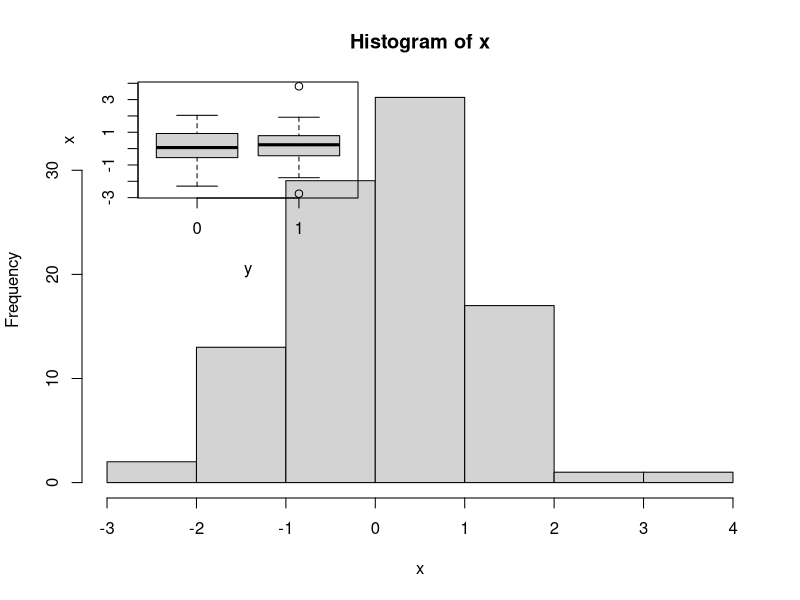

R code for this plot: (Note: this script raises an error after producing the figure.)
x <- rnorm(100)  
y <- rbinom(100, 1, 0.5)

par(fig = c(0,1,0,1))

hist(x)  
par(fig = c(0.07, 0.5, 0.5, 1), new = T)  
boxplot(x ~ y)



gray
blues[5:7]
reds[5:7]
yellows[5:7]

gray
blue
red
yellow
green
brown

        # bastion legend for three parties
        clr <- data.frame(pan = blues[c(3,5,7)], pri = reds[c(3,5,7)], prd = yellows[c(2,4,6)], stringsAsFactors = FALSE)
        sz <- .75
        par(mar=c(0,0,0,0)) ## SETS B L U R MARGIN SIZES
#        par(bg = "white")
        plot(x = c(1,6), y = c(0,4.5), type = "n", axes = FALSE)
        polygon(x = c(1,1,6,6), y = c(4,5,5,4), border = "white", col = "white") # white background
        polygon(x = c(4,4,6,6), y = c(0,6,6,0), border = "white", col = "white") # white background
        for (r in 1:3){
            for (c in 1:3){
                polygon(x = c(0,0,1,1)+c, y = c(0,1,1,0)+r, col = alpha(clr[r,c], .5), border = "white", lwd = 4)
            }
        }
        for (c in 1:3){
            polygon(x = c(0,0,1,1)+c, y = c(0,1,1,0), col = alpha(gray, .5), border = "white", lwd = 4)
        }
        text(x = 1.5, y = 4.2, label = "PAN", cex = sz)
        text(x = 2.5, y = 4.2, label = "PRI", cex = sz)
        text(x = 3.5, y = 4.2, label = "Left", cex = sz)
        text(x = 5,   y = 4.2, label = "won", cex = sz)
        text(x = 4.1, y = 3.5, label = "6 of 6", pos = 4, cex = sz)
        text(x = 4.1, y = 2.5, label = "5 of 6", pos = 4, cex = sz)
        text(x = 4.1, y = 1.5, label = "4 of 6", pos = 4, cex = sz)
        text(x = 4.1, y = 0.5, label = "fewer", pos = 4, cex = sz)



